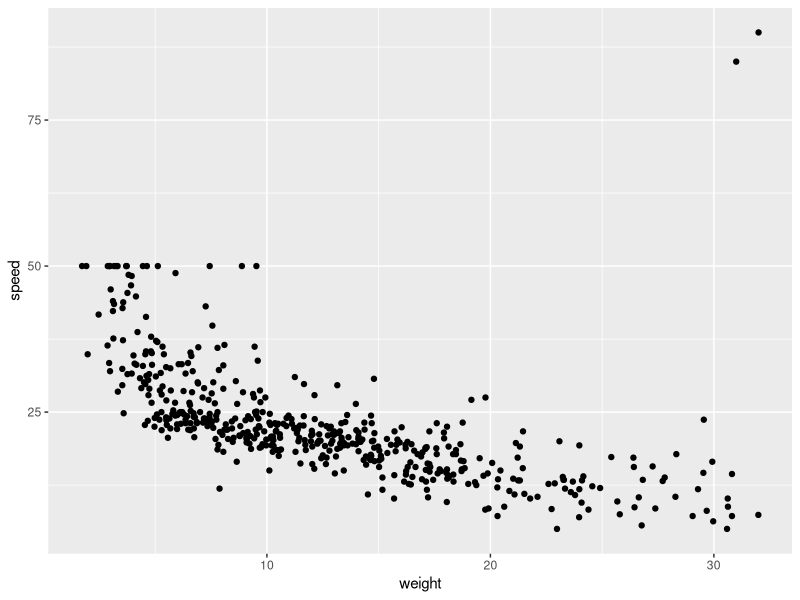
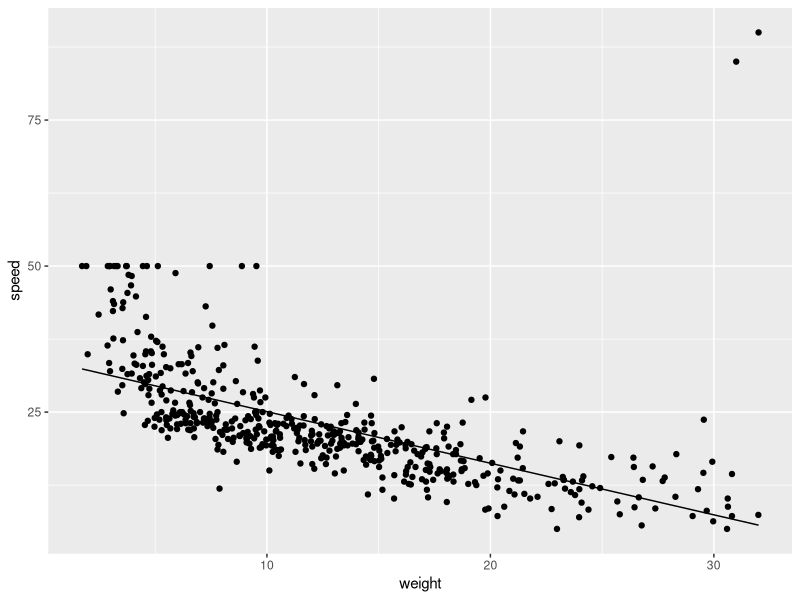
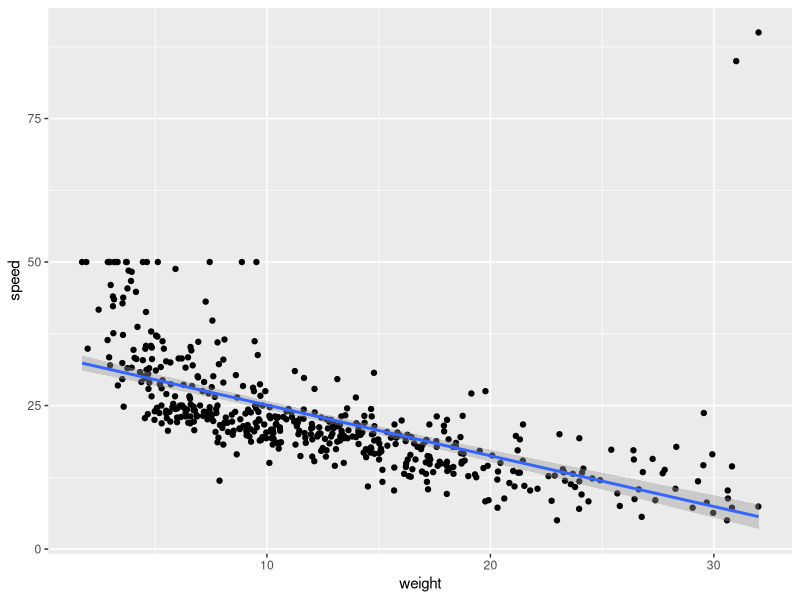
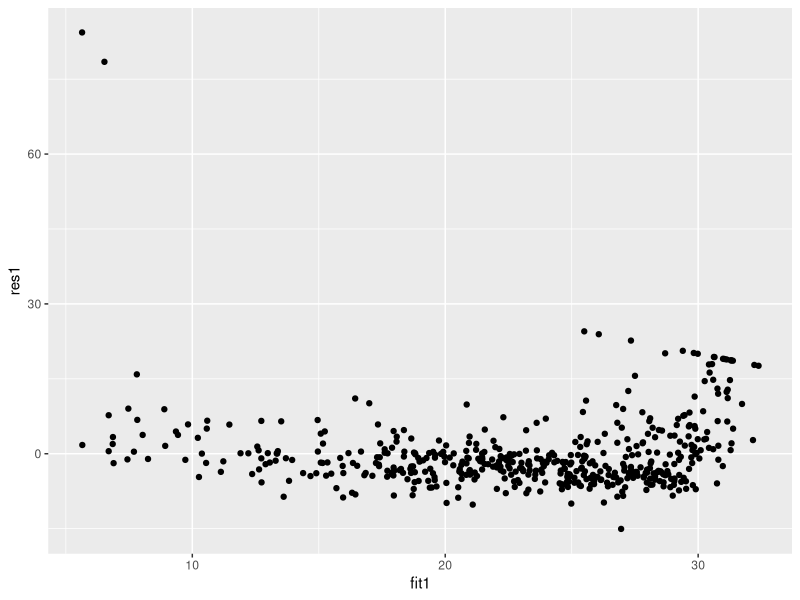
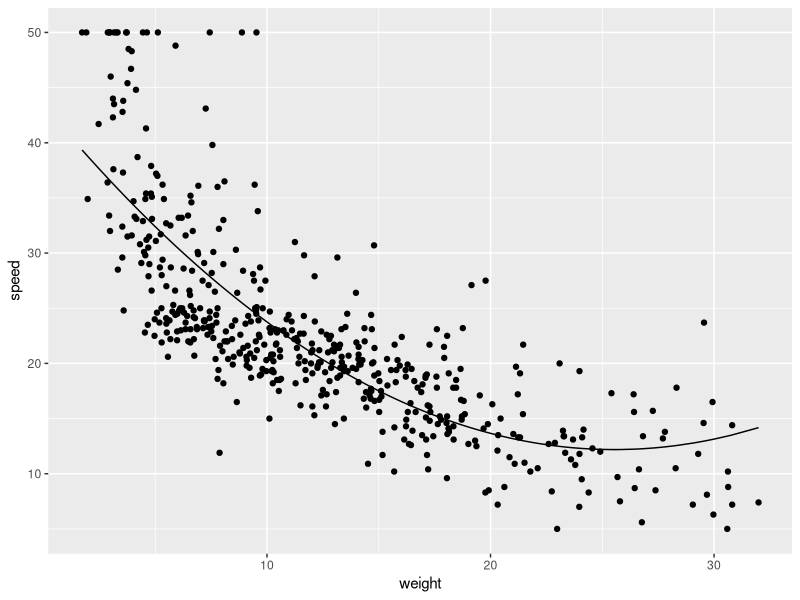

These figures' R source, in order:
## ---- chunk 1
knitr::opts_chunk$set(echo = TRUE)
## ---- chunk 2
#import data and load libraries
library(ggplot2)
insect=read.csv("insectdata.csv")

## ---- chunk 3
ggplot(data = insect, aes(y=speed,x=weight)) +geom_point()

## ---- chunk 4
fit1=lm(data = insect, speed ~ weight)
summary(fit1)
#Adjusted R-squared:  ~0.36
## ---- chunk 5
#extract the fitted values from the model and add as a column to the original insect dataframe
insect$fit1=fit1$fitted.values 

#add a line to the scatterplot using the fittedvalues from the model
ggplot(data = insect, aes(y=speed,x=weight)) +geom_point()+
  geom_line(aes(x=weight,y=fit1))

#instead of using the fitted values from the model, directly add a fitted line using the ggplot function stat_smooth
ggplot(data = insect, aes(y=speed,x=weight)) +geom_point()+stat_smooth(method="lm")

## ---- chunk 6
insect$res1=fit1$residuals
ggplot(data = insect, aes(y=res1,x=fit1))+ geom_point()


## ---- chunk 7
insect_no_ouliers=insect[insect$speed<75,]
fit_no_outliers=lm(data = insect_no_ouliers, speed ~ weight)
summary(fit_no_outliers)

## ---- chunk 8
fit2=lm(data = insect_no_ouliers, speed ~ poly(weight,2))
insect_no_ouliers$fit2=fit2$fitted.values
ggplot(data = insect_no_ouliers, aes(y=speed,x=weight)) +geom_point()+
  geom_line(aes(x=weight,y=fit2))


## ---- chunk 9
predict(fit_no_outliers,data.frame(weight=c(20,60)))


predict(fit2,data.frame(weight=c(20,60)))



#Prediction when weight is 20 seems reasonable for both models. Prediction when weight is 60 does not work well because  60 is well beyond the range of weight values on which the model was generated. The quadratic and linear models also give opposite predictions when weight is 60.  
